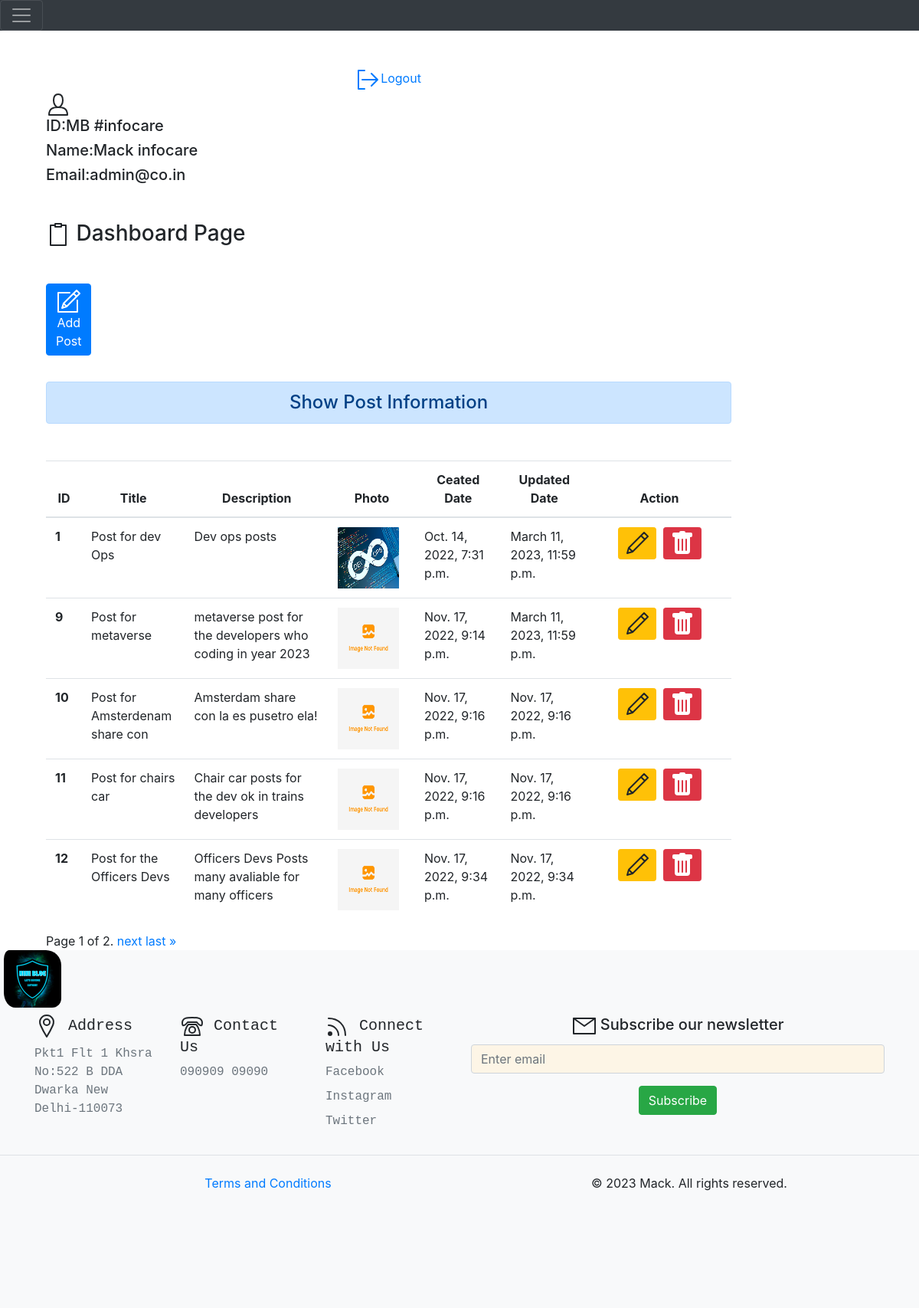
The page /dashboard/ (signed in) on the database its author committed.
### blog/models.py (models this page shows, shortened)
class Post(models.Model):
    title = models.CharField(max_length=500)
    description = models.TextField(max_length=500)
    photo = models.ImageField(upload_to='static/images/',blank=True)
    created_at = models.DateTimeField(auto_now_add=True)
    updated_at = models.DateTimeField(auto_now=True)
    class Meta:
        verbose_name = 'Post'
        verbose_name_plural = 'Post'

class Footer(models.Model):
    address = models.TextField(max_length=500)
    contact = PhoneNumberField(blank=True,null=True)
    facebook_link = models.URLField(blank=True,null=True)
    instagram_link = models.URLField(blank=True,null=True)
    twitter_link = models.URLField(blank=True,null=True)
    class Meta:
        verbose_name = 'Footer'
        verbose_name_plural = 'Footer'

### blog/views.py (the view)
# urls.py: path('dashboard/', views.dashboard, name="dashboard"),
def dashboard(request):
    footer = Footer.objects.filter().first()
    if request.user.is_authenticated:
        posts = Post.objects.all()
        paginator = Paginator(posts, 5)
        page_number = request.GET.get('page')
        page_obj = paginator.get_page(page_number)
        user = request.user
        full_name = user.get_full_name()
        email = user.email
        gps = user.groups.all()
        short_name = user.last_name
        def fun(short_name):
            return ('#'+short_name)
        return render(request, 'blog/dashboard.html', {'posts': page_obj, 'full_name': full_name, 'groups': gps, 'email': email, 'page_obj': page_obj, 'last_name': fun(short_name), 'footer': footer})
    else:
        return HttpResponseRedirect('/login/')

### blog/templates/blog/dashboard.html (shortened to what this page needs)
{% extends 'blog/base.html' %}
{% load  static %}
{% block side %}
<div class="col-sm-10">
  <div align="center">
    <a href="{% url 'logout'%}"><svg id="i-signout" xmlns="http://www.w3.org/2000/svg" viewBox="0 0 32 32" width="32" height="32" fill="none" stroke="currentcolor" stroke-linecap="round" stroke-linejoin="round" stroke-width="2">
      <path d="M28 16 L8 16 M20 8 L28 16 20 24 M11 28 L3 28 3 4 11 4" />
    </svg>Logout</a>
  </div>
  <div class="col-sm-2" style="display: contents;>
    <h4 class="my-5">
    <h5>ID:MB {{last_name}}</h5>
    <h5>Name:{{full_name}}</h5>
    <h5>Email:{{email}}</h5>
  </div>
{% endblock side %}
{% block content%}
    <h3 class="my-5"><svg id="i-clipboard" xmlns="http://www.w3.org/2000/svg" viewBox="0 0 32 32" width="32" height="32" fill="none" stroke="currentcolor" stroke-linecap="round" stroke-linejoin="round" stroke-width="2">
      <path d="M12 2 L12 6 20 6 20 2 12 2 Z M11 4 L6 4 6 30 26 30 26 4 21 4" />
  </svg> Dashboard Page</h3>
    <div class="animate">
    <a href="{% url 'add_post'%}" class="btn btn-primary"><svg id="i-compose" xmlns="http://www.w3.org/2000/svg" viewBox="0 0 32 32" width="32" height="32" fill="none" stroke="currentcolor" stroke-linecap="round" stroke-linejoin="round" stroke-width="2">
      <path d="M27 15 L27 30 2 30 2 5 17 5 M30 6 L26 2 9 19 7 25 13 23 Z M22 6 L26 10 Z M9 19 L13 23 Z" />
  </svg> Add Post</a>
  </div>
  <br></br>
  <marquee direction="right" height=100px>
    <h4 class="text-center alert alert-primary my-5">Show Post Information</h4>
    </marquee>
    {% if posts %}
    <div style="overflow-x:auto;">
    <table class="table table-hover ">
      <thead>
        <tr class="text-center">
          <th scope="col" style="width:5%">ID</th>
          <th scope="col" style="width:12%">Title</th>
          <th scope="col" style="width:20%">Description</th>
          <th scope="col" style="width:12%">Photo</th>
          <th scope="col" style="width:12%">Ceated Date</th>
          <th scope="col" style="width:12%">Updated Date</th>
          <th scope="col" style="width:20%">Action</th>
        </tr>
      </thead>
      <tbody>
        {% if page_obj %}
        {% for post in posts %}
        <tr>
          <th scope="row">{{post.id}}</th>
          <td>{{post.title}}</td>
          <td>{{post.description}}</td>
          {% if post.photo %}
          <td><img src="{{post.photo.url}}" alt="no image found" height=80 width=80></img></td>
          {% else %}
          <td><img src="/static/images/image_not.png" alt="" height=80 width=80></img></td>
          {% endif %}
          <td>{{post.created_at}}</td>
          <td>{{post.updated_at}}</td>
          <td class="text-center">
            <a href="{% url 'update_post' post.id %}" class="btn btn-warning btn-sm"><svg id="i-edit" xmlns="http://www.w3.org/2000/svg" viewBox="0 0 32 32" width="32" height="32" fill="none" stroke="currentcolor" stroke-linecap="round" stroke-linejoin="round" stroke-width="2">
              <path d="M30 7 L25 2 5 22 3 29 10 27 Z M21 6 L26 11 Z M5 22 L10 27 Z" />
          </svg></a>&nbsp;
            {% if  perms.blog.delete_post %}
            <form action="{% url 'delete' post.id %}" method="post" class="d-inline">
            <button class="btn btn-danger btn-sm"></button>
            </form>
          {% endif %}
          </td>
        </tr>
        {% endfor %}
        {% endif %}
      </tbody>
    </table>
   </div>
<div class="pagination">
  <span class="step-links">
      <span class="current">
          Page {{ page_obj.number }} of {{ page_obj.paginator.num_pages }}.
      </span>
      {% if page_obj.has_next %}
          <a href="?page={{ page_obj.next_page_number }}">next</a>
          <a href="?page={{ page_obj.paginator.num_pages }}">last &raquo;</a>
      {% endif %}
  </span>
</div>
    {% else %}
    <h4 class="text-center alert alert-warning">No Data Found</h4>
    {% endif %}
    </div>
</div>
{% endblock content%}

### blog/templates/blog/footer.html (shortened to what this page needs)
{% load static %}
<footer>
<div align="left">
<a href="/"><img src="/static/blog/css/images/Blue Neon gaming avatar logo.ico" alt="no image" style="width:80px; padding-left:5px; border-radius: 12px 20px;"></img></a>
<div>
<div class="container">
    <footer class="py-2">
      <div class="row" style="place-content: center;">
        <div class="col-6 col-md-2 mb-3" style="font-family: Lucida Console, Courier New, monospace;">
          <h5> Address</h5>
            <li <address class="nav-link p-0 text-muted" style="font-family: Lucida Console, Courier New, monospace;">{{footer.address}}</address></li>
        </div>
        <div class="col-6 col-md-2 mb-3" style="font-family: Lucida Console, Courier New, monospace;">
          <h5> Contact Us </h5>
          <ol class="nav flex-column" style="font-family: Lucida Console, Courier New, monospace;">
            <li class="nav-item mb-2"><p class="nav-link p-0 text-muted">{{footer.contact}}</p></li>
          </ol>
        </div>
        <div class="col-6 col-md-2 mb-3" style="font-family: Lucida Console, Courier New, monospace;">
          <h5><svg id="i-feed" xmlns="http://www.w3.org/2000/svg" viewBox="0 0 32 32" width="32" height="32" fill="none" stroke="currentcolor" stroke-linecap="round" stroke-linejoin="round" stroke-width="2">
            <circle cx="6" cy="26" r="2" fill="currentColor" />
            <path d="M4 15 C11 15 17 21 17 28 M4 6 C17 6 26 15 26 28" />
        </svg> Connect with Us </h5>
          <ul class="nav flex-column">
            <li class="nav-item mb-2" style="font-family: Lucida Console, Courier New, monospace;"><a href="{{footer.facebook_link}}" class="nav-link p-0 text-muted">Facebook </a></li>
            <li class="nav-item mb-2" style="font-family: Lucida Console, Courier New, monospace"><a href="{{footer.instagram_link}}" class="nav-link p-0 text-muted">Instagram</a></li>
            <li class="nav-item mb-2" style="font-family: Lucida Console Courier New, monospace"><a href="{{footer.twitter_link}}" class="nav-link p-0 text-muted">Twitter</a></li>
          </ul>
        </div>
        <div class="col-lg-6 col-md-6" style="display: block;">
        <form enctype="multipart/form-data" method="POST" style="text-align: center;">
            <div class="form-group">
                <h5><svg id="i-mail" xmlns="http://www.w3.org/2000/svg" viewBox="0 0 32 32" width="32" height="32" fill="none" stroke="currentcolor" stroke-linecap="round" stroke-linejoin="round" stroke-width="2">
              <path d="M2 26 L30 26 30 6 2 6 Z M2 6 L16 16 30 6" />
          </svg> Subscribe our newsletter</h5>
                <input type="email" class="form-control"  id="userEmail" placeholder="Enter email" required>
            </div>
             <button type="submit" id="submit" class="btn btn-success">Subscribe</button>
        </form>
    </div>
</body>
</html>
      <div class="d-flex flex-column flex-sm-row justify-content-between py-4  border-top " align="center" style="height: 200px;">
        <div class="col-md-5 offset-md-1 mb-3">
          <a href="{% url 'terms'%}" class="col-6 col-md-2 mb-3">Terms and Conditions</a>
      </div>
        <p>&copy; {%now "Y"%} Mack. All rights reserved.</p>
      </div>
    </body>
  </html>

### blog/static/blog/css/style.css (style rules this page uses)
.form-control, .form-control:focus { background-color: oldlace; }

### blog/templates/blog/dashboard.html (style rules this page uses)
.animate { height: 32px; width: 32px; transition: width 2s; }

### rows shown on the page
Post: id "1", title "Post for dev Ops", description "Dev ops posts", photo (picture), created_at "Oct. 14, 2022, 7:31 p.m.", updated_at "March 11, 2023, 11:59 p.m."
Post: id "9", title "Post for metaverse", description "metaverse post for the developers who coding in year 2023", created_at "Nov. 17, 2022, 9:14 p.m.", updated_at "March 11, 2023, 11:59 p.m."
Post: id "10", title "Post for Amsterdenam share con", description "Amsterdam share con la es pusetro ela!", created_at "Nov. 17, 2022, 9:16 p.m.", updated_at "Nov. 17, 2022, 9:16 p.m."
Post: id "11", title "Post for chairs car", description "Chair car posts for the dev ok in trains developers", created_at "Nov. 17, 2022, 9:16 p.m.", updated_at "Nov. 17, 2022, 9:16 p.m."
Post: id "12", title "Post for the Officers Devs", description "Officers Devs Posts many avaliable for many officers", created_at "Nov. 17, 2022, 9:34 p.m.", updated_at "Nov. 17, 2022, 9:34 p.m."
Footer: address "Pkt1 Flt 1 Khsra No:522 B DDA Dwarka New Delhi-110073", contact "090909 09090"

### other values the page prints
{{ last_name }} "#infocare"
{{ full_name }} "Mack infocare"
{{ email }} "admin@co.in"
{{ page_obj.number }} "1"
{{ page_obj.paginator.num_pages }} "2"
